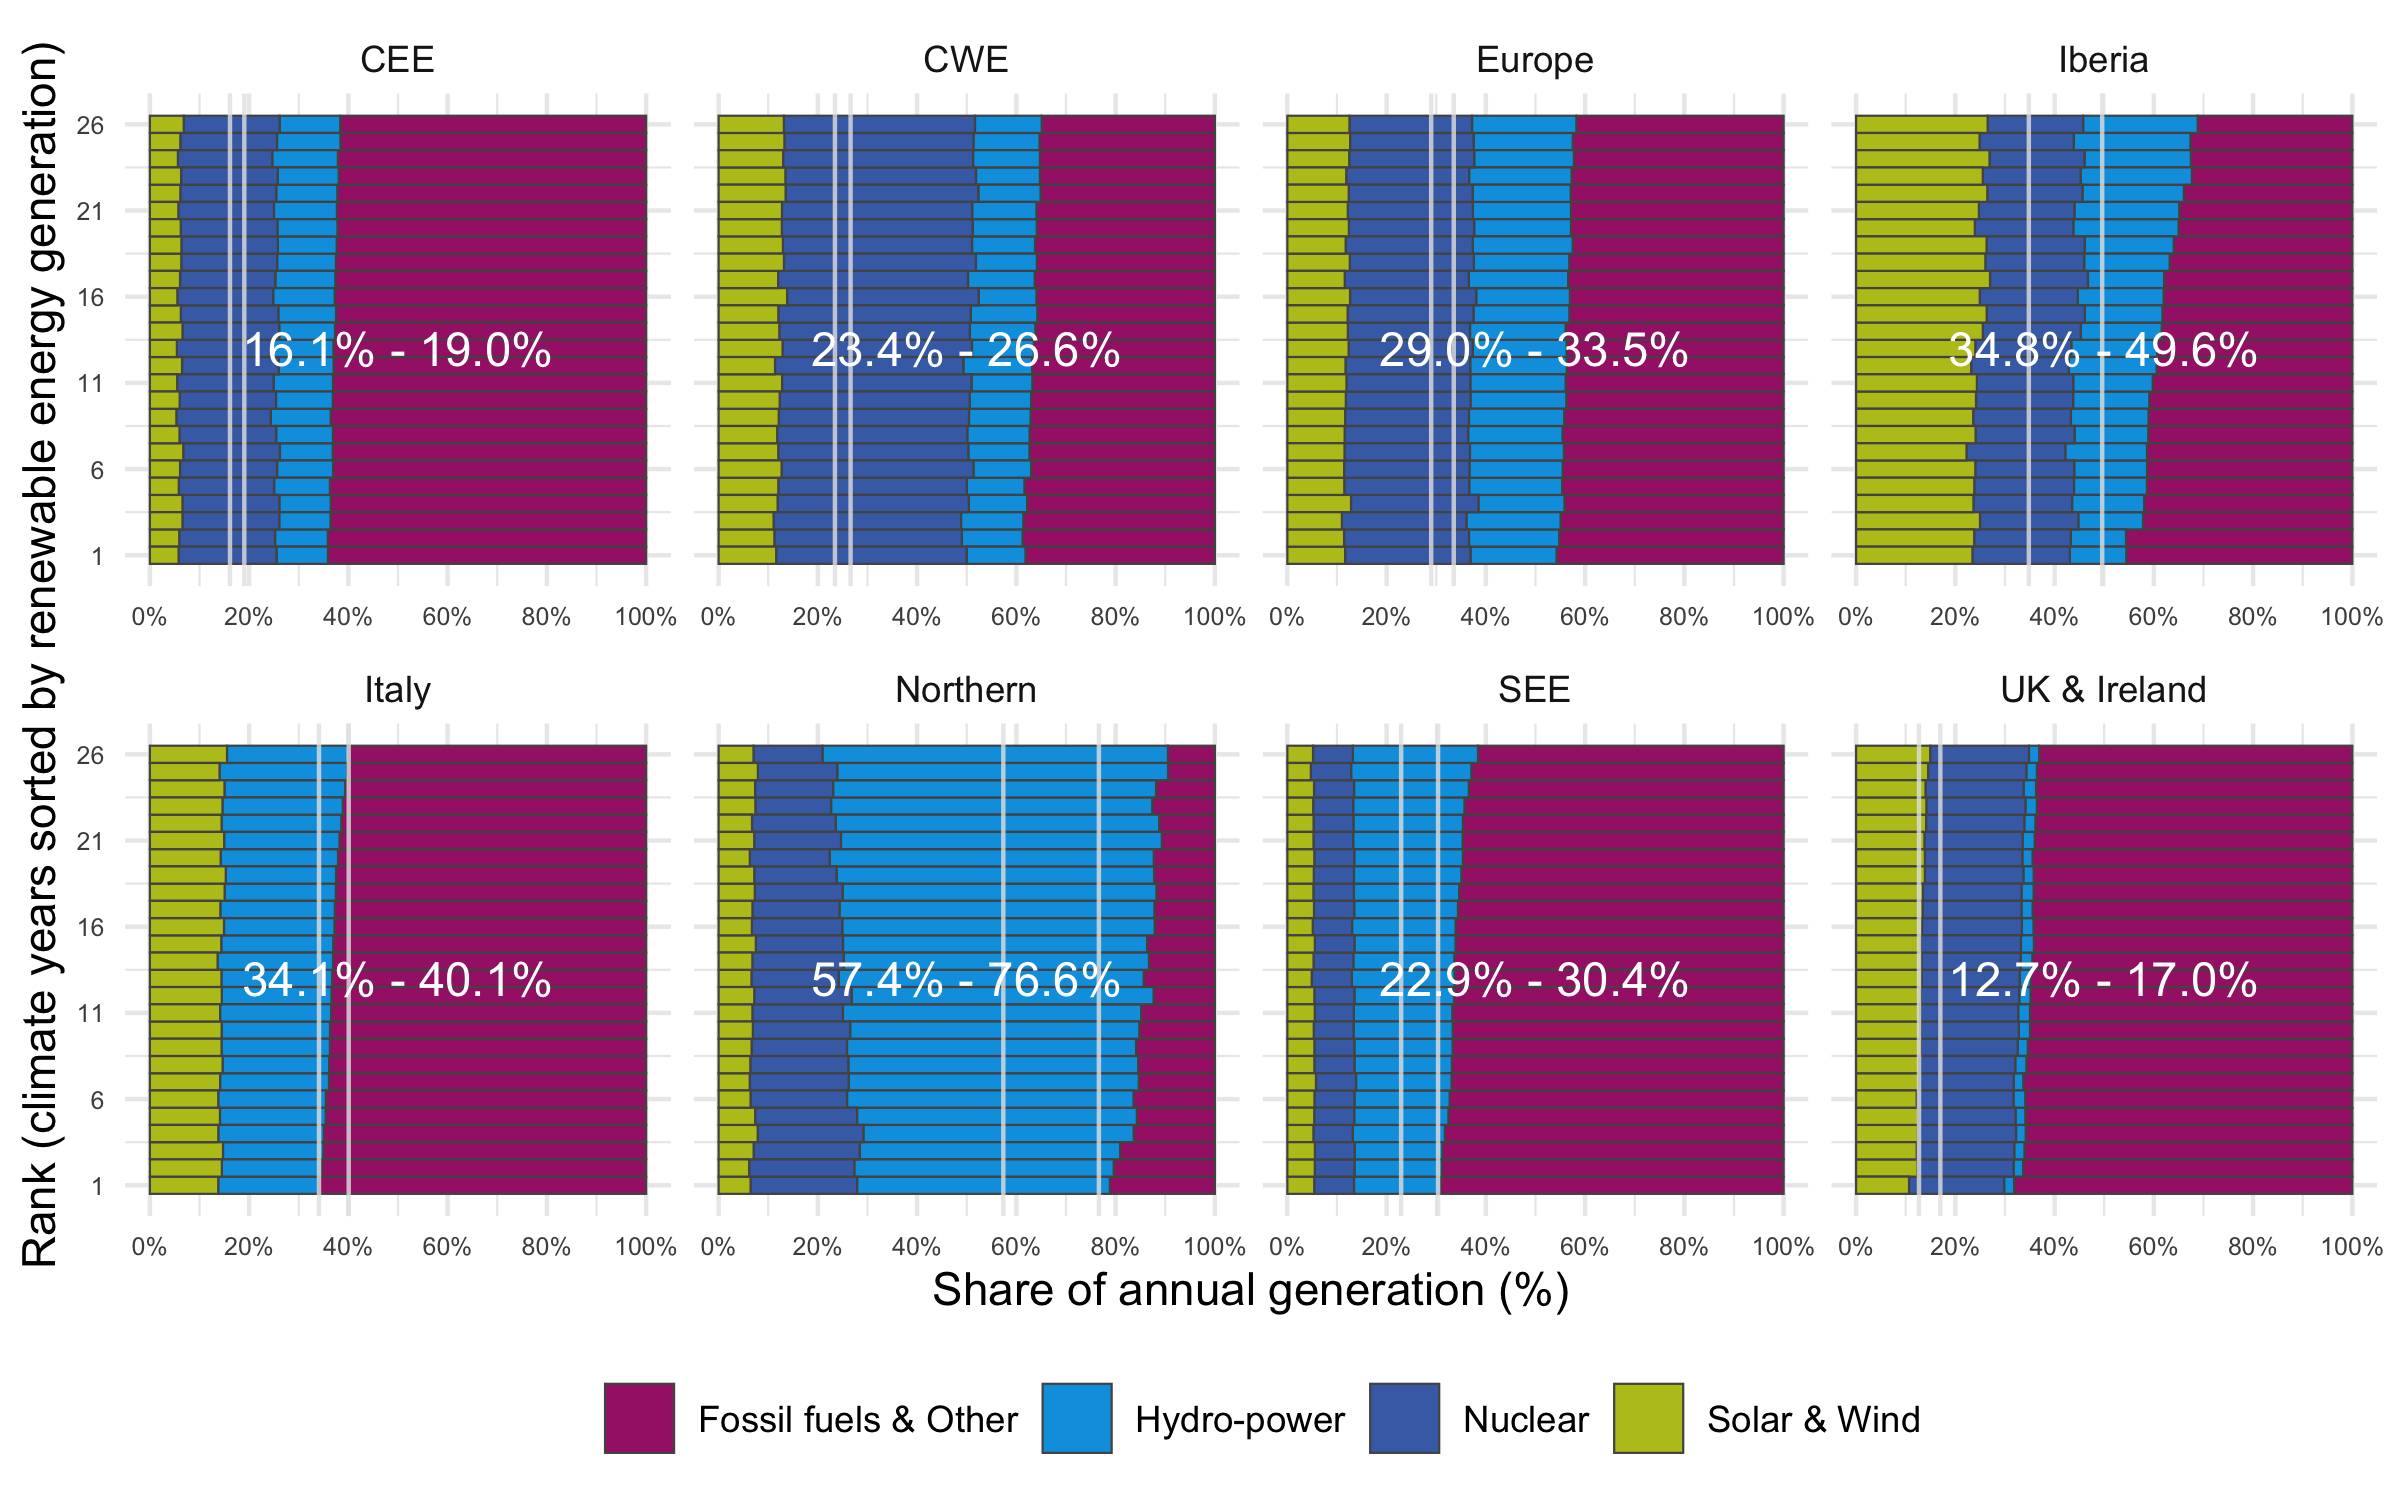

The script that saved this image:
# This code has been used to generate the figures in the following report:
# De Felice, M., Busch, S., Kanellopoulos, K., Kavvadias, K. and Hidalgo Gonzalez, I.,
# Power system flexibility in a variable climate,
# ISBN 978-92-76-18183-5 (online), doi:10.2760/75312 (online)
# This code is released under Creative Commons Attribution 4.0 International (CC BY 4.0) licence
# (https://creativecommons.org/licenses/by/4.0/).

library(tidyverse)

mix <- read_csv("data_figure13.csv")

this_fuel_cmap <- c(
  "Fossil fuels & Other" = "#a52576",
  "Nuclear" = "#466eb4ff",
  "Solar & Wind" =  "#b9c21f",
  "Hydro-power" = "#00a0e1ff"
)

mix_min_max <- read_csv("data_figure13_minmax.csv")

g <- ggplot(mix, aes(x = (r), y = fraction)) +
  geom_bar(
    stat = "identity", aes(fill = fuel_class),
    color = "grey33",
    width = 1,
    size = 0.25
  ) +
  facet_wrap(~region, ncol = 4, scales = "free_x") +
  scale_y_continuous(labels = scales::percent, breaks = seq(0, 1, 0.2)) +
  scale_x_continuous(breaks = seq(1, 26, 5)) +
  scale_fill_manual(values = this_fuel_cmap, name = "") +
  theme_minimal() +
  theme(
    legend.position = "bottom",
    axis.text = element_text(size = 6)
  ) +
  labs(
    x = "Rank (climate years sorted by renewable energy generation)",
    y = "Share of annual generation (%)"
  ) +
  geom_hline(
    data = mix_min_max, aes(yintercept = max), color = "grey90",
    alpha = 0.8
  ) +
  geom_hline(data = mix_min_max, aes(yintercept = min), color = "grey90", alpha = 0.8) +
  geom_text(
    data = mix_min_max, x = 13,
    aes(
      # y = min+0.04,
      label = sprintf("%0.1f%% - %0.1f%%", max * 100, min * 100)
    ),
    color = "white", size = 4,
    y = 0.5
  ) +
  coord_flip()

ggsave("figure13.png", width = 8, height = 5)
